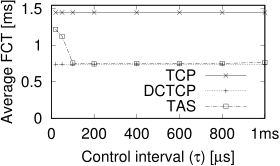

Write gnuplot code to recreate this figure.
load "header.gnuplot"

set key bottom right

set ylabel "Average FCT [ms]" offset 2
set xlabel "Control interval ({/Symbol t}) [{/Symbol m}s]"
set yrange[0:1.550]
set xrange[0:]
set xtics ("0" 0, "200" 200, "400" 400, "600" 600, "800" 800, "1ms" 1000)
set ytics .5

plot \
    "fct-link.data" using 1:($2/1000) title "TCP" with linespoints ls 1 pt 2, \
    "fct-link.data" using 1:($3/1000) title "DCTCP" with linespoints ls 3 pt 1, \
    "fct-link.data" using 1:($4/1000) title "TAS" with linespoints ls 4 pt 4
